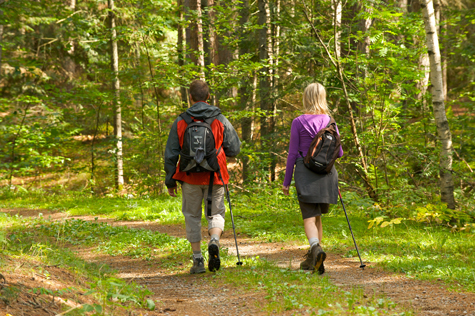
%> input picture 2A/TAV/ALOUANE_TP5/Images/randonneur.jpg, 475 x 316 px
$ octave exercice_2_ter.m   (GNU Octave 9; MATLAB toolbox functions it lacks are replaced by stand-ins)
%> lines starting %> are read from the running program, lines starting %| are printed output that depends on the picture; in (x1, y1, x2, y2) boxes, pixels count from 0 and x2, y2 are one past the last pixel; in counts of white or black regions, pixels touching at a corner belong together; the program's own positions count from 1
### 2A/TAV/ALOUANE_TP5/inpainting.m
function u_kp1 = inpainting(b,u_k,lambda,Dx,Dy,epsilon,W)
    du_kx = Dx*u_k;
    du_ky = Dy*u_k;
    norm_duk = du_kx.^2+du_ky.^2;
    nb_pixel = length(u_k);
    W_k = spdiags(1./sqrt(norm_duk+epsilon),0,nb_pixel,nb_pixel);
    A_k = W - lambda * (-Dx'*W_k*Dx-Dy'*W_k*Dy);
    u_kp1 = A_k\b;
end

### 2A/TAV/ALOUANE_TP5/exercice_2_ter.m
%--------------------------------------------------------------------------
% ENSEEIHT - 2SN MM - Traitement des donnees audio-visuelles
% TP5 - Restauration d'images
% exercice_1_bis : debruitage avec variation totale (image RVB)
%--------------------------------------------------------------------------

clear
close all
clc

% Mise en place de la figure pour affichage :
taille_ecran = get(0,'ScreenSize');
L = taille_ecran(3);
H = taille_ecran(4);
figure('Name','Debruitage par variation totale',...
	'Position',[0.05*L,0.1*H,0.9*L,0.7*H]);

% Lecture de l'image :
u_0 = double(imread('Images/randonneur.jpg'));
[nb_lignes,nb_colonnes,nb_canaux] = size(u_0);
%> nb_lignes = 316; nb_colonnes = 475; nb_canaux = 3
u_max = max(u_0(:));
%> u_max = 255

% Affichage de l'image :
subplot(1,3,1)
	imagesc(max(0,min(1,u_0/u_max)),[0 1])
	if nb_canaux==1
		colormap gray
	end
	axis image off
	title('Image bruitee','FontSize',20)

% Affichage de l'image restauree a l'iteration 0 :
subplot(1,3,2)
	imagesc(max(0,min(1,u_0/u_max)),[0 1])
	if nb_canaux==1
		colormap gray
	end
	axis image off
	title('Image restauree','FontSize',20)
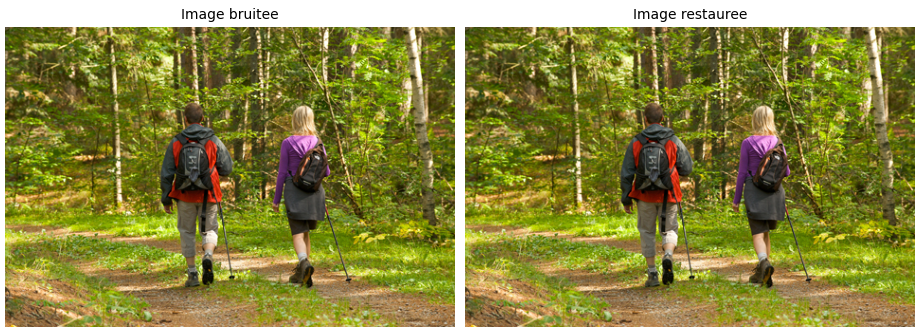
%> figure redrawn from the program's plot data, 2 panels
drawnow nocallbacks

% Vectorisation des canaux de u_0 :
nb_pixels = nb_lignes*nb_colonnes;
%> nb_pixels = 150100
u_0 = reshape(u_0,[nb_pixels nb_canaux]);

% Parametre pour garantir la differentiabilite de la variation totale :
epsilon = 0.01;

% Operateur gradient :
e = ones(nb_pixels,1);
Dx = spdiags([-e e],[0 nb_lignes],nb_pixels,nb_pixels);
Dx(end-nb_lignes+1:end,:) = 0;
Dy = spdiags([-e e],[0 1],nb_pixels,nb_pixels);
Dy(nb_lignes:nb_lignes:end,:) = 0;

% Zone de doute
D = double(imread('Images/masque_randonneur.png'));
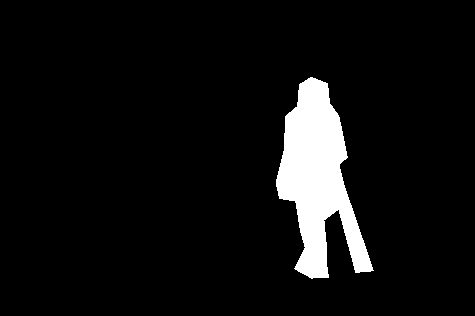
%> input picture 2A/TAV/ALOUANE_TP5/Images/masque_randonneur.png, 475 x 316 px
%> D: size 316x475 double; 6.6% white; 1 white region, box (x1, y1, x2, y2) and area: (276, 77, 374, 279) 9968

% Second membre b du systeme :
f_carac = (D==0);
%> the run ends on the next line
W = spdiags(f_carac(:),0,nb_pixels,nb_pixels);
b = W*u_0;

% Point fixe :
lambda = 1;			% Poids de la regularisation
u_k = u_0;
convergence = +Inf;
iteration = 0;

while convergence > 1e-3

	% Incrementation du nombre d'iterations :
	iteration = iteration + 1;

	% Iteration (6) :
	u_kp1 = inpainting(b,u_k,lambda,Dx,Dy,epsilon,W);
